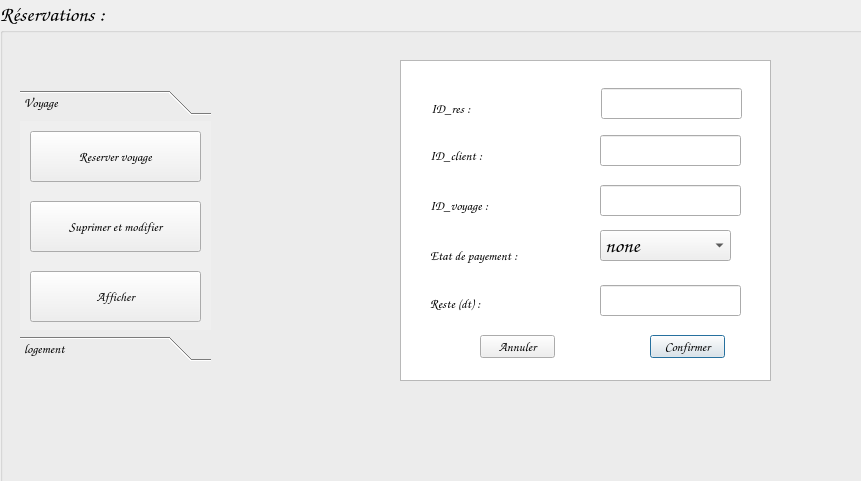
<?xml version="1.0" encoding="UTF-8"?>
<ui version="4.0">
 <class>modifv</class>
 <widget class="QDialog" name="modifv">
  <property name="geometry">
   <rect>
    <x>0</x>
    <y>0</y>
    <width>861</width>
    <height>481</height>
   </rect>
  </property>
  <property name="windowTitle">
   <string>Dialog</string>
  </property>
  <widget class="QLabel" name="label">
   <property name="geometry">
    <rect>
     <x>0</x>
     <y>0</y>
     <width>861</width>
     <height>481</height>
    </rect>
   </property>
   <property name="text">
    <string/>
   </property>
   <property name="pixmap">
    <pixmap>../tof/inspiration-voyage.jpeg</pixmap>
   </property>
  </widget>
  <widget class="QGroupBox" name="groupBox">
   <property name="geometry">
    <rect>
     <x>0</x>
     <y>0</y>
     <width>861000</width>
     <height>481000</height>
    </rect>
   </property>
   <property name="minimumSize">
    <size>
     <width>861000</width>
     <height>481000</height>
    </size>
   </property>
   <property name="maximumSize">
    <size>
     <width>861000</width>
     <height>481000</height>
    </size>
   </property>
   <property name="font">
    <font>
     <family>Comic Sans MS</family>
     <pointsize>16</pointsize>
    </font>
   </property>
   <property name="title">
    <string>Réservations :</string>
   </property>
   <widget class="QTextBrowser" name="textBrowser">
    <property name="geometry">
     <rect>
      <x>400</x>
      <y>60</y>
      <width>371</width>
      <height>321</height>
     </rect>
    </property>
   </widget>
   <widget class="QLineEdit" name="lineEdit_idc">
    <property name="geometry">
     <rect>
      <x>600</x>
      <y>135</y>
      <width>141</width>
      <height>31</height>
     </rect>
    </property>
   </widget>
   <widget class="QLineEdit" name="lineEdit_idv">
    <property name="geometry">
     <rect>
      <x>600</x>
      <y>185</y>
      <width>141</width>
      <height>31</height>
     </rect>
    </property>
   </widget>
   <widget class="QPushButton" name="pushButton_3">
    <property name="geometry">
     <rect>
      <x>650</x>
      <y>335</y>
      <width>75</width>
      <height>23</height>
     </rect>
    </property>
    <property name="font">
     <font>
      <pointsize>10</pointsize>
     </font>
    </property>
    <property name="text">
     <string>Confirmer</string>
    </property>
   </widget>
   <widget class="QPushButton" name="pushButton_6">
    <property name="geometry">
     <rect>
      <x>480</x>
      <y>335</y>
      <width>75</width>
      <height>23</height>
     </rect>
    </property>
    <property name="font">
     <font>
      <pointsize>10</pointsize>
     </font>
    </property>
    <property name="text">
     <string>Annuler</string>
    </property>
   </widget>
   <widget class="QLabel" name="label_2">
    <property name="geometry">
     <rect>
      <x>430</x>
      <y>145</y>
      <width>101</width>
      <height>21</height>
     </rect>
    </property>
    <property name="font">
     <font>
      <pointsize>10</pointsize>
     </font>
    </property>
    <property name="text">
     <string>ID_client :</string>
    </property>
   </widget>
   <widget class="QLabel" name="label_3">
    <property name="geometry">
     <rect>
      <x>430</x>
      <y>195</y>
      <width>101</width>
      <height>21</height>
     </rect>
    </property>
    <property name="font">
     <font>
      <pointsize>10</pointsize>
     </font>
    </property>
    <property name="text">
     <string>ID_voyage :</string>
    </property>
   </widget>
   <widget class="QLabel" name="label_4">
    <property name="geometry">
     <rect>
      <x>430</x>
      <y>245</y>
      <width>131</width>
      <height>21</height>
     </rect>
    </property>
    <property name="font">
     <font>
      <pointsize>10</pointsize>
     </font>
    </property>
    <property name="text">
     <string>Etat de payement :</string>
    </property>
   </widget>
   <widget class="QLabel" name="label_5">
    <property name="geometry">
     <rect>
      <x>430</x>
      <y>295</y>
      <width>141</width>
      <height>16</height>
     </rect>
    </property>
    <property name="font">
     <font>
      <pointsize>10</pointsize>
     </font>
    </property>
    <property name="text">
     <string>Reste (dt) :</string>
    </property>
   </widget>
   <widget class="QLineEdit" name="lineEdit_res">
    <property name="geometry">
     <rect>
      <x>600</x>
      <y>285</y>
      <width>141</width>
      <height>31</height>
     </rect>
    </property>
   </widget>
   <widget class="QLabel" name="label_6">
    <property name="geometry">
     <rect>
      <x>431</x>
      <y>98</y>
      <width>101</width>
      <height>21</height>
     </rect>
    </property>
    <property name="font">
     <font>
      <pointsize>10</pointsize>
     </font>
    </property>
    <property name="text">
     <string>ID_res :</string>
    </property>
   </widget>
   <widget class="QLineEdit" name="lineEdit_idr">
    <property name="geometry">
     <rect>
      <x>601</x>
      <y>88</y>
      <width>141</width>
      <height>31</height>
     </rect>
    </property>
    <property name="text">
     <string/>
    </property>
   </widget>
   <widget class="QToolBox" name="toolBox">
    <property name="geometry">
     <rect>
      <x>20</x>
      <y>90</y>
      <width>191</width>
      <height>271</height>
     </rect>
    </property>
    <property name="font">
     <font>
      <pointsize>10</pointsize>
     </font>
    </property>
    <property name="currentIndex">
     <number>0</number>
    </property>
    <widget class="QWidget" name="Voyage">
     <property name="geometry">
      <rect>
       <x>0</x>
       <y>0</y>
       <width>191</width>
       <height>207</height>
      </rect>
     </property>
     <attribute name="label">
      <string>Voyage</string>
     </attribute>
     <widget class="QPushButton" name="pushButton">
      <property name="geometry">
       <rect>
        <x>10</x>
        <y>10</y>
        <width>171</width>
        <height>51</height>
       </rect>
      </property>
      <property name="text">
       <string>Reserver voyage</string>
      </property>
     </widget>
     <widget class="QPushButton" name="pushButton_4">
      <property name="geometry">
       <rect>
        <x>10</x>
        <y>150</y>
        <width>171</width>
        <height>51</height>
       </rect>
      </property>
      <property name="text">
       <string>Afficher</string>
      </property>
     </widget>
     <widget class="QPushButton" name="pushButton_7">
      <property name="geometry">
       <rect>
        <x>10</x>
        <y>80</y>
        <width>171</width>
        <height>51</height>
       </rect>
      </property>
      <property name="text">
       <string>Suprimer et modifier</string>
      </property>
     </widget>
    </widget>
    <widget class="QWidget" name="logement">
     <property name="geometry">
      <rect>
       <x>0</x>
       <y>0</y>
       <width>191</width>
       <height>207</height>
      </rect>
     </property>
     <attribute name="label">
      <string>logement</string>
     </attribute>
     <widget class="QPushButton" name="pushButton_9">
      <property name="geometry">
       <rect>
        <x>10</x>
        <y>10</y>
        <width>171</width>
        <height>51</height>
       </rect>
      </property>
      <property name="text">
       <string>Reserver logement</string>
      </property>
     </widget>
     <widget class="QPushButton" name="pushButton_10">
      <property name="geometry">
       <rect>
        <x>10</x>
        <y>150</y>
        <width>171</width>
        <height>51</height>
       </rect>
      </property>
      <property name="text">
       <string>Afficher</string>
      </property>
     </widget>
     <widget class="QPushButton" name="pushButton_13">
      <property name="geometry">
       <rect>
        <x>10</x>
        <y>80</y>
        <width>171</width>
        <height>51</height>
       </rect>
      </property>
      <property name="text">
       <string>supprimer modifier impr</string>
      </property>
     </widget>
    </widget>
   </widget>
   <widget class="QComboBox" name="comboBox">
    <property name="geometry">
     <rect>
      <x>600</x>
      <y>230</y>
      <width>131</width>
      <height>31</height>
     </rect>
    </property>
    <item>
     <property name="text">
      <string>none</string>
     </property>
    </item>
    <item>
     <property name="text">
      <string>paye</string>
     </property>
    </item>
    <item>
     <property name="text">
      <string>non paye</string>
     </property>
    </item>
    <item>
     <property name="text">
      <string>reste</string>
     </property>
    </item>
   </widget>
  </widget>
 </widget>
 <resources/>
 <connections/>
</ui>
